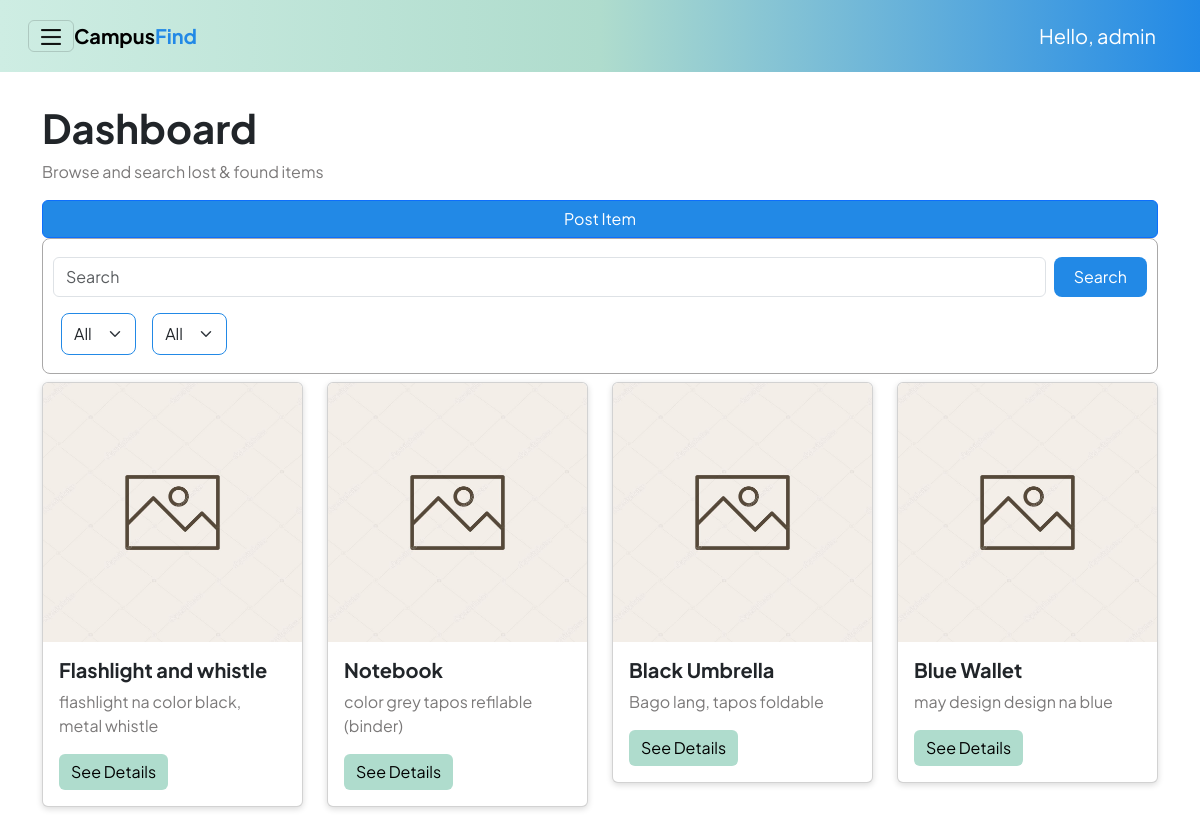
Before: /interfaces/users/dashboard_user.php (signed in) with the older database file.
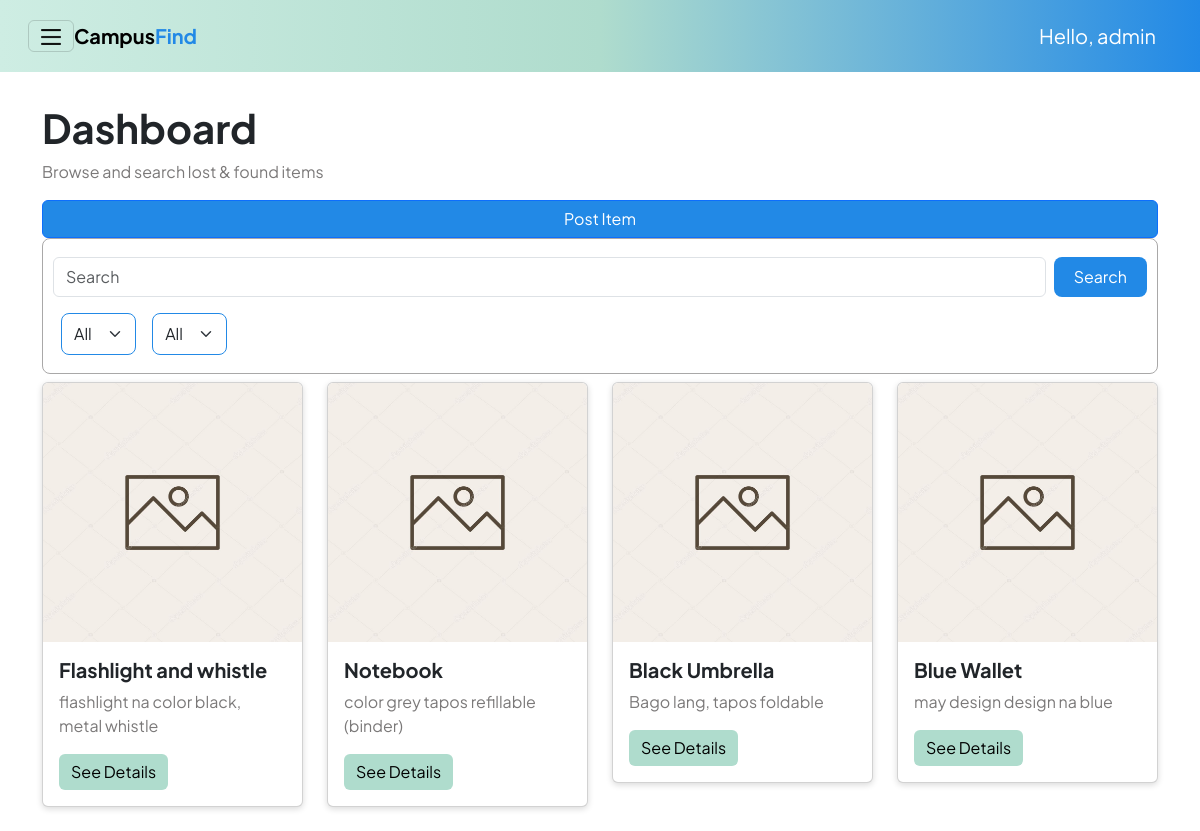
After: the same page with the newer database file.
### tables this page shows
CREATE TABLE items (
        id INTEGER PRIMARY KEY AUTOINCREMENT,
        user_id INTEGER NOT NULL,
        title TEXT NOT NULL,
        description TEXT,
        item_status TEXT NOT NULL,     -- 'lost' or 'found'
        category_id INTEGER,
        location_lost TEXT,
        location_found TEXT,
        date_lost_or_found DATE,
        current_location TEXT,
        image_path TEXT,
        created_at DATETIME DEFAULT CURRENT_TIMESTAMP,
        -- updated_at DATETIME DEFAULT CURRENT_TIMESTAMP,
        claimed_by_user_id INTEGER,
        claimed_at DATETIME,

        FOREIGN KEY (user_id) REFERENCES users(id) ON DELETE CASCADE,
        FOREIGN KEY (claimed_by_user_id) REFERENCES users(id) ON DELETE SET NULL,
        FOREIGN KEY (category_id) REFERENCES categories(id)
    );

### interfaces/users/dashboard_user.php (the view, shortened to what this page needs)
<?php
$admin = $_SESSION["user"];
$db = get_db();
$action = $_GET["action"] ?? "list";
$items = [];
$result = $db->query("SELECT * FROM items ORDER BY id DESC");
while ($row = $result->fetchArray(SQLITE3_ASSOC)) {
    $items[] = $row;
}
?>
<!DOCTYPE html>
<html lang="en">
<head>
    <link rel="stylesheet" href="../../reusable/header.css">
    <link rel="stylesheet" href="../../reusable/cards.css">
    <link href="https://cdn.jsdelivr.net/npm/bootstrap@5.3.8/dist/css/bootstrap.min.css" rel="stylesheet">
</head>
<body class="m-0 border-0 bd-example">
<nav class="navbar p-3 sticky-top">
    <div class="container-fluid">
        <button class="navbar-toggler" type="button" data-bs-toggle="offcanvas"
                data-bs-target="#offcanvasWithBothOptions" aria-controls="offcanvasWithBothOptions"
                aria-expanded="false" aria-label="Toggle navigation">
            <img src="/assets/hamburger.png" alt="hamburger icon" width="20px" height="20px">
        </button>
        <strong><a class="navbar-brand me-auto" href="#">Campus<span class = "find">Find</a></strong>
        <a class="navbar-brand ms-auto text-white" href="#">Hello, <?php echo htmlspecialchars($admin["username"]); ?></a>
    </div>
</nav>
<div class="container my-3">
    <?php if ($action === "create"): ?>
        <h3>Add New Item</h3>
        <form method="post" action="?action=store" enctype="multipart/form-data">
            <input type="text" name="title" placeholder="Title" required>
            <textarea name="description" placeholder="Description"></textarea>
            <select name="item_status" id="status" required>
            <option value="">Select Type</option>
            <option value="lost">Lost</option>
            <option value="found">Found</option>
        </select>
        <input type="text" name="location_lost" id="location_lost" placeholder="Location Lost">
        <input type="text" name="location_found" id="location_found" placeholder="Location Found">
        <label for="date_lost_or_found" id="dateLabel">Date Lost</label>
        <input type="date" name="date_lost_or_found" id="date_lost_or_found">
            <input type="text" name="current_location" placeholder="Current Location">
            <button class="btn" type="submit">Save</button>
            <a class="btn" href="dashboard_admin.php">Cancel</a>
        </form>
    <?php else: ?>
        <section class = "heroSection pt-3">
            <h1><strong>Dashboard</strong></h1>
            <p class = "subtext">Browse and search lost & found items</p>
            <a id = "postItems" type="button" class="btn btn-primary" href="?action=create">
                Post Item
            </a>
        </section>
        <div class="search-filter-container">
            <form class="d-flex py-2" role="search">
                <input class="form-control me-2" type="search" placeholder="Search" aria-label="Search"/>
                <button class="btn searchBtn" type="submit">Search</button>
            </form>
            <div class = "filters d-flex col-md-2">
                <select id="filterStatus" class="form-select m-2">
                    <option value="">All</option>
                </select>
                    <select id="filterCategory" class="form-select m-2">
                    <option value="">All</option>
                </select>
            </div>
        </div>
        <div class="row">
            <?php if (empty($items)): ?>
                <p>No items found.</p>
            <?php else: ?>
                <?php foreach ($items as $it): ?>
                    <div class="col-md-3">
                        <div class="card my-2">
                            <img src="/assets/image.png" class="card-img-top" alt="Item image">
                            <div class="card-body">
                                <h5 class="card-title"><strong><?php echo htmlspecialchars($it["title"]); ?></strong></h5>
                                <p class="card-text"><?php echo htmlspecialchars($it["description"]); ?></p>
                                <button id = "seeDetails" type="button" class="btn btn-primary" data-bs-toggle="modal" data-bs-target="#modal-<?php echo $it['id']; ?>">
                                    See Details
                                </button>
                            </div>
                        </div>
                    </div>
                <?php endforeach; ?>
            <?php endif; ?>
        </div>
    <?php endif; ?>
</div>
</body>
</html>

Changed rows visible on the page:
changed items "Notebook": description "color grey tapos refilable (binder)" → "color grey tapos refillable (binder)"
